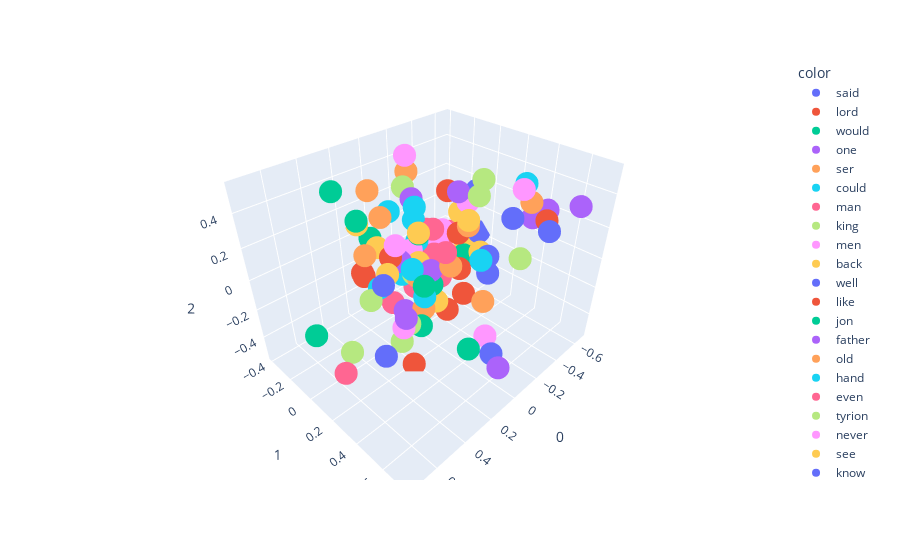

Notebook cell for this chart:
### Code cell
fig.show()

### Figure 1 — Plotly figure (JSON) as saved in the notebook; plotly's stock layout.template omitted (floating-point values rounded to 4 significant figures)
{"data": [{"hovertemplate": "color=said<br>0=%{x}<br>1=%{y}<br>2=%{z}<extra></extra>", "legendgroup": "said", "marker": {"color": "#636efa", "symbol": "circle"}, "mode": "markers", "name": "said", "scene": "scene", "showlegend": true, "type": "scatter3d", "x": [-0.4785], "y": [0.03554], "z": [0.2456]}, {"hovertemplate": "color=lord<br>0=%{x}<br>1=%{y}<br>2=%{z}<extra></extra>", "legendgroup": "lord", "marker": {"color": "#EF553B", "symbol": "circle"}, "mode": "markers", "name": "lord", "scene": "scene", "showlegend": true, "type": "scatter3d", "x": [-0.3903], "y": [0.5792], "z": [0.2939]}, {"hovertemplate": "color=would<br>0=%{x}<br>1=%{y}<br>2=%{z}<extra></extra>", "legendgroup": "would", "marker": {"color": "#00cc96", "symbol": "circle"}, "mode": "markers", "name": "would", "scene": "scene", "showlegend": true, "type": "scatter3d", "x": [-0.5292], "y": [-0.08883], "z": [-0.2929]}, {"hovertemplate": "color=one<br>0=%{x}<br>1=%{y}<br>2=%{z}<extra></extra>", "legendgroup": "one", "marker": {"color": "#ab63fa", "symbol": "circle"}, "mode": "markers", "name": "one", "scene": "scene", "showlegend": true, "type": "scatter3d", "x": [-0.0001634], "y": [0.131], "z": [-0.04672]}, {"hovertemplate": "color=ser<br>0=%{x}<br>1=%{y}<br>2=%{z}<extra></extra>", "legendgroup": "ser", "marker": {"color": "#FFA15A", "symbol": "circle"}, "mode": "markers", "name": "ser", "scene": "scene", "showlegend": true, "type": "scatter3d", "x": [-0.2716], "y": [0.552], "z": [0.4324]}, {"hovertemplate": "color=could<br>0=%{x}<br>1=%{y}<br>2=%{z}<extra></extra>", "legendgroup": "could", "marker": {"color": "#19d3f3", "symbol": "circle"}, "mode": "markers", "name": "could", "scene": "scene", "showlegend": true, "type": "scatter3d", "x": [-0.05208], "y": [-0.1698], "z": [-0.2523]}, {"hovertemplate": "color=man<br>0=%{x}<br>1=%{y}<br>2=%{z}<extra></extra>", "legendgroup": "man", "marker": {"color": "#FF6692", "symbol": "circle"}, "mode": "markers", "name": "man", "scene": "scene", "showlegend": true, "type": "scatter3d", "x": [-0.06331], "y": [0.082], "z": [0.173]}, {"hovertemplate": "color=king<br>0=%{x}<br>1=%{y}<br>2=%{z}<extra></extra>", "legendgroup": "king", "marker": {"color": "#B6E880", "symbol": "circle"}, "mode": "markers", "name": "king", "scene": "scene", "showlegend": true, "type": "scatter3d", "x": [-0.3409], "y": [0.479], "z": [0.03618]}, {"hovertemplate": "color=men<br>0=%{x}<br>1=%{y}<br>2=%{z}<extra></extra>", "legendgroup": "men", "marker": {"color": "#FF97FF", "symbol": "circle"}, "mode": "markers", "name": "men", "scene": "scene", "showlegend": true, "type": "scatter3d", "x": [-0.09258], "y": [0.4704], "z": [-0.3755]}, {"hovertemplate": "color=back<br>0=%{x}<br>1=%{y}<br>2=%{z}<extra></extra>", "legendgroup": "back", "marker": {"color": "#FECB52", "symbol": "circle"}, "mode": "markers", "name": "back", "scene": "scene", "showlegend": true, "type": "scatter3d", "x": [0.232], "y": [0.03585], "z": [-0.003688]}, {"hovertemplate": "color=well<br>0=%{x}<br>1=%{y}<br>2=%{z}<extra></extra>", "legendgroup": "well", "marker": {"color": "#636efa", "symbol": "circle"}, "mode": "markers", "name": "well", "scene": "scene", "showlegend": true, "type": "scatter3d", "x": [-0.5022], "y": [0.1348], "z": [-0.1857]}, {"hovertemplate": "color=like<br>0=%{x}<br>1=%{y}<br>2=%{z}<extra></extra>", "legendgroup": "like", "marker": {"color": "#EF553B", "symbol": "circle"}, "mode": "markers", "name": "like", "scene": "scene", "showlegend": true, "type": "scatter3d", "x": [0.2386], "y": [-0.168], "z": [-0.1186]}, {"hovertemplate": "color=jon<br>0=%{x}<br>1=%{y}<br>2=%{z}<extra></extra>", "legendgroup": "jon", "marker": {"color": "#00cc96", "symbol": "circle"}, "mode": "markers", "name": "jon", "scene": "scene", "showlegend": true, "type": "scatter3d", "x": [-0.04751], "y": [-0.01286], "z": [0.1084]}, {"hovertemplate": "color=father<br>0=%{x}<br>1=%{y}<br>2=%{z}<extra></extra>", "legendgroup": "father", "marker": {"color": "#ab63fa", "symbol": "circle"}, "mode": "markers", "name": "father", "scene": "scene", "showlegend": true, "type": "scatter3d", "x": [-0.6436], "y": [0.3337], "z": [0.1126]}, {"hovertemplate": "color=old<br>0=%{x}<br>1=%{y}<br>2=%{z}<extra></extra>", "legendgroup": "old", "marker": {"color": "#FFA15A", "symbol": "circle"}, "mode": "markers", "name": "old", "scene": "scene", "showlegend": true, "type": "scatter3d", "x": [-0.02653], "y": [0.2557], "z": [0.03165]}, {"hovertemplate": "color=hand<br>0=%{x}<br>1=%{y}<br>2=%{z}<extra></extra>", "legendgroup": "hand", "marker": {"color": "#19d3f3", "symbol": "circle"}, "mode": "markers", "name": "hand", "scene": "scene", "showlegend": true, "type": "scatter3d", "x": [0.1143], "y": [0.1301], "z": [0.3931]}, {"hovertemplate": "color=even<br>0=%{x}<br>1=%{y}<br>2=%{z}<extra></extra>", "legendgroup": "even", "marker": {"color": "#FF6692", "symbol": "circle"}, "mode": "markers", "name": "even", "scene": "scene", "showlegend": true, "type": "scatter3d", "x": [-0.1108], "y": [-0.1218], "z": [-0.352]}, {"hovertemplate": "color=tyrion<br>0=%{x}<br>1=%{y}<br>2=%{z}<extra></extra>", "legendgroup": "tyrion", "marker": {"color": "#B6E880", "symbol": "circle"}, "mode": "markers", "name": "tyrion", "scene": "scene", "showlegend": true, "type": "scatter3d", "x": [-0.08813], "y": [-0.1821], "z": [0.3259]}, {"hovertemplate": "color=never<br>0=%{x}<br>1=%{y}<br>2=%{z}<extra></extra>", "legendgroup": "never", "marker": {"color": "#FF97FF", "symbol": "circle"}, "mode": "markers", "name": "never", "scene": "scene", "showlegend": true, "type": "scatter3d", "x": [-0.4456], "y": [-0.2119], "z": [-0.1144]}, {"hovertemplate": "color=see<br>0=%{x}<br>1=%{y}<br>2=%{z}<extra></extra>", "legendgroup": "see", "marker": {"color": "#FECB52", "symbol": "circle"}, "mode": "markers", "name": "see", "scene": "scene", "showlegend": true, "type": "scatter3d", "x": [-0.1102], "y": [-0.08399], "z": [-0.15]}, {"hovertemplate": "color=know<br>0=%{x}<br>1=%{y}<br>2=%{z}<extra></extra>", "legendgroup": "know", "marker": {"color": "#636efa", "symbol": "circle"}, "mode": "markers", "name": "know", "scene": "scene", "showlegend": true, "type": "scatter3d", "x": [-0.6653], "y": [-0.08189], "z": [-0.1678]}, {"hovertemplate": "color=made<br>0=%{x}<br>1=%{y}<br>2=%{z}<extra></extra>", "legendgroup": "made", "marker": {"color": "#EF553B", "symbol": "circle"}, "mode": "markers", "name": "made", "scene": "scene", "showlegend": true, "type": "scatter3d", "x": [0.06825], "y": [-0.1307], "z": [-0.05014]}, {"hovertemplate": "color=eyes<br>0=%{x}<br>1=%{y}<br>2=%{z}<extra></extra>", "legendgroup": "eyes", "marker": {"color": "#00cc96", "symbol": "circle"}, "mode": "markers", "name": "eyes", "scene": "scene", "showlegend": true, "type": "scatter3d", "x": [0.2635], "y": [-0.1602], "z": [0.257]}, {"hovertemplate": "color=black<br>0=%{x}<br>1=%{y}<br>2=%{z}<extra></extra>", "legendgroup": "black", "marker": {"color": "#ab63fa", "symbol": "circle"}, "mode": "markers", "name": "black", "scene": "scene", "showlegend": true, "type": "scatter3d", "x": [0.4291], "y": [0.3985], "z": [0.02783]}, {"hovertemplate": "color=told<br>0=%{x}<br>1=%{y}<br>2=%{z}<extra></extra>", "legendgroup": "told", "marker": {"color": "#FFA15A", "symbol": "circle"}, "mode": "markers", "name": "told", "scene": "scene", "showlegend": true, "type": "scatter3d", "x": [-0.5014], "y": [-0.03578], "z": [-0.03538]}, {"hovertemplate": "color=lady<br>0=%{x}<br>1=%{y}<br>2=%{z}<extra></extra>", "legendgroup": "lady", "marker": {"color": "#19d3f3", "symbol": "circle"}, "mode": "markers", "name": "lady", "scene": "scene", "showlegend": true, "type": "scatter3d", "x": [-0.4312], "y": [0.4059], "z": [0.4293]}, {"hovertemplate": "color=thought<br>0=%{x}<br>1=%{y}<br>2=%{z}<extra></extra>", "legendgroup": "thought", "marker": {"color": "#FF6692", "symbol": "circle"}, "mode": "markers", "name": "thought", "scene": "scene", "showlegend": true, "type": "scatter3d", "x": [-0.3012], "y": [-0.2147], "z": [-0.05143]}, {"hovertemplate": "color=time<br>0=%{x}<br>1=%{y}<br>2=%{z}<extra></extra>", "legendgroup": "time", "marker": {"color": "#B6E880", "symbol": "circle"}, "mode": "markers", "name": "time", "scene": "scene", "showlegend": true, "type": "scatter3d", "x": [-0.04234], "y": [-0.05762], "z": [-0.185]}, {"hovertemplate": "color=long<br>0=%{x}<br>1=%{y}<br>2=%{z}<extra></extra>", "legendgroup": "long", "marker": {"color": "#FF97FF", "symbol": "circle"}, "mode": "markers", "name": "long", "scene": "scene", "showlegend": true, "type": "scatter3d", "x": [0.2625], "y": [0.1865], "z": [-0.2698]}, {"hovertemplate": "color=might<br>0=%{x}<br>1=%{y}<br>2=%{z}<extra></extra>", "legendgroup": "might", "marker": {"color": "#FECB52", "symbol": "circle"}, "mode": "markers", "name": "might", "scene": "scene", "showlegend": true, "type": "scatter3d", "x": [-0.5575], "y": [-0.103], "z": [-0.2636]}, {"hovertemplate": "color=us<br>0=%{x}<br>1=%{y}<br>2=%{z}<extra></extra>", "legendgroup": "us", "marker": {"color": "#636efa", "symbol": "circle"}, "mode": "markers", "name": "us", "scene": "scene", "showlegend": true, "type": "scatter3d", "x": [-0.5289], "y": [0.1234], "z": [-0.3361]}, {"hovertemplate": "color=come<br>0=%{x}<br>1=%{y}<br>2=%{z}<extra></extra>", "legendgroup": "come", "marker": {"color": "#EF553B", "symbol": "circle"}, "mode": "markers", "name": "come", "scene": "scene", "showlegend": true, "type": "scatter3d", "x": [-0.3792], "y": [0.05326], "z": [-0.4576]}, {"hovertemplate": "color=face<br>0=%{x}<br>1=%{y}<br>2=%{z}<extra></extra>", "legendgroup": "face", "marker": {"color": "#00cc96", "symbol": "circle"}, "mode": "markers", "name": "face", "scene": "scene", "showlegend": true, "type": "scatter3d", "x": [0.3433], "y": [-0.2418], "z": [0.4267]}, {"hovertemplate": "color=still<br>0=%{x}<br>1=%{y}<br>2=%{z}<extra></extra>", "legendgroup": "still", "marker": {"color": "#ab63fa", "symbol": "circle"}, "mode": "markers", "name": "still", "scene": "scene", "showlegend": true, "type": "scatter3d", "x": [0.09533], "y": [0.01076], "z": [-0.3499]}, {"hovertemplate": "color=head<br>0=%{x}<br>1=%{y}<br>2=%{z}<extra></extra>", "legendgroup": "head", "marker": {"color": "#FFA15A", "symbol": "circle"}, "mode": "markers", "name": "head", "scene": "scene", "showlegend": true, "type": "scatter3d", "x": [0.316], "y": [0.02504], "z": [0.5165]}, {"hovertemplate": "color=red<br>0=%{x}<br>1=%{y}<br>2=%{z}<extra></extra>", "legendgroup": "red", "marker": {"color": "#19d3f3", "symbol": "circle"}, "mode": "markers", "name": "red", "scene": "scene", "showlegend": true, "type": "scatter3d", "x": [0.3212], "y": [0.3301], "z": [0.2202]}, {"hovertemplate": "color=way<br>0=%{x}<br>1=%{y}<br>2=%{z}<extra></extra>", "legendgroup": "way", "marker": {"color": "#FF6692", "symbol": "circle"}, "mode": "markers", "name": "way", "scene": "scene", "showlegend": true, "type": "scatter3d", "x": [0.1055], "y": [-0.08238], "z": [-0.3366]}, {"hovertemplate": "color=boy<br>0=%{x}<br>1=%{y}<br>2=%{z}<extra></extra>", "legendgroup": "boy", "marker": {"color": "#B6E880", "symbol": "circle"}, "mode": "markers", "name": "boy", "scene": "scene", "showlegend": true, "type": "scatter3d", "x": [-0.298], "y": [0.2025], "z": [0.3328]}, {"hovertemplate": "color=page<br>0=%{x}<br>1=%{y}<br>2=%{z}<extra></extra>", "legendgroup": "page", "marker": {"color": "#FF97FF", "symbol": "circle"}, "mode": "markers", "name": "page", "scene": "scene", "showlegend": true, "type": "scatter3d", "x": [-0.2589], "y": [0.1571], "z": [0.2949]}, {"hovertemplate": "color=must<br>0=%{x}<br>1=%{y}<br>2=%{z}<extra></extra>", "legendgroup": "must", "marker": {"color": "#FECB52", "symbol": "circle"}, "mode": "markers", "name": "must", "scene": "scene", "showlegend": true, "type": "scatter3d", "x": [-0.6059], "y": [-0.0121], "z": [-0.2703]}, {"hovertemplate": "color=queen<br>0=%{x}<br>1=%{y}<br>2=%{z}<extra></extra>", "legendgroup": "queen", "marker": {"color": "#636efa", "symbol": "circle"}, "mode": "markers", "name": "queen", "scene": "scene", "showlegend": true, "type": "scatter3d", "x": [-0.4832], "y": [0.3055], "z": [0.1612]}, {"hovertemplate": "color=good<br>0=%{x}<br>1=%{y}<br>2=%{z}<extra></extra>", "legendgroup": "good", "marker": {"color": "#EF553B", "symbol": "circle"}, "mode": "markers", "name": "good", "scene": "scene", "showlegend": true, "type": "scatter3d", "x": [-0.4694], "y": [-0.09045], "z": [-0.09851]}, {"hovertemplate": "color=two<br>0=%{x}<br>1=%{y}<br>2=%{z}<extra></extra>", "legendgroup": "two", "marker": {"color": "#00cc96", "symbol": "circle"}, "mode": "markers", "name": "two", "scene": "scene", "showlegend": true, "type": "scatter3d", "x": [0.1725], "y": [0.5725], "z": [-0.2257]}, {"hovertemplate": "color=brother<br>0=%{x}<br>1=%{y}<br>2=%{z}<extra></extra>", "legendgroup": "brother", "marker": {"color": "#ab63fa", "symbol": "circle"}, "mode": "markers", "name": "brother", "scene": "scene", "showlegend": true, "type": "scatter3d", "x": [-0.5453], "y": [0.4847], "z": [0.2595]}, {"hovertemplate": "color=night<br>0=%{x}<br>1=%{y}<br>2=%{z}<extra></extra>", "legendgroup": "night", "marker": {"color": "#FFA15A", "symbol": "circle"}, "mode": "markers", "name": "night", "scene": "scene", "showlegend": true, "type": "scatter3d", "x": [0.02368], "y": [0.09633], "z": [-0.3258]}, {"hovertemplate": "color=little<br>0=%{x}<br>1=%{y}<br>2=%{z}<extra></extra>", "legendgroup": "little", "marker": {"color": "#19d3f3", "symbol": "circle"}, "mode": "markers", "name": "little", "scene": "scene", "showlegend": true, "type": "scatter3d", "x": [-0.1227], "y": [-0.1353], "z": [0.1198]}, {"hovertemplate": "color=took<br>0=%{x}<br>1=%{y}<br>2=%{z}<extra></extra>", "legendgroup": "took", "marker": {"color": "#FF6692", "symbol": "circle"}, "mode": "markers", "name": "took", "scene": "scene", "showlegend": true, "type": "scatter3d", "x": [-0.01141], "y": [0.2297], "z": [0.1135]}, {"hovertemplate": "color=came<br>0=%{x}<br>1=%{y}<br>2=%{z}<extra></extra>", "legendgroup": "came", "marker": {"color": "#B6E880", "symbol": "circle"}, "mode": "markers", "name": "came", "scene": "scene", "showlegend": true, "type": "scatter3d", "x": [0.2648], "y": [0.1698], "z": [-0.3801]}, {"hovertemplate": "color=though<br>0=%{x}<br>1=%{y}<br>2=%{z}<extra></extra>", "legendgroup": "though", "marker": {"color": "#FF97FF", "symbol": "circle"}, "mode": "markers", "name": "though", "scene": "scene", "showlegend": true, "type": "scatter3d", "x": [-0.1904], "y": [-0.2354], "z": [-0.165]}, {"hovertemplate": "color=say<br>0=%{x}<br>1=%{y}<br>2=%{z}<extra></extra>", "legendgroup": "say", "marker": {"color": "#FECB52", "symbol": "circle"}, "mode": "markers", "name": "say", "scene": "scene", "showlegend": true, "type": "scatter3d", "x": [-0.6016], "y": [-0.2024], "z": [-0.03923]}, {"hovertemplate": "color=three<br>0=%{x}<br>1=%{y}<br>2=%{z}<extra></extra>", "legendgroup": "three", "marker": {"color": "#636efa", "symbol": "circle"}, "mode": "markers", "name": "three", "scene": "scene", "showlegend": true, "type": "scatter3d", "x": [0.07455], "y": [0.6439], "z": [-0.2775]}, {"hovertemplate": "color=away<br>0=%{x}<br>1=%{y}<br>2=%{z}<extra></extra>", "legendgroup": "away", "marker": {"color": "#EF553B", "symbol": "circle"}, "mode": "markers", "name": "away", "scene": "scene", "showlegend": true, "type": "scatter3d", "x": [0.2549], "y": [-0.1583], "z": [-0.08041]}, {"hovertemplate": "color=dead<br>0=%{x}<br>1=%{y}<br>2=%{z}<extra></extra>", "legendgroup": "dead", "marker": {"color": "#00cc96", "symbol": "circle"}, "mode": "markers", "name": "dead", "scene": "scene", "showlegend": true, "type": "scatter3d", "x": [-0.06165], "y": [0.07819], "z": [-0.2047]}, {"hovertemplate": "color=son<br>0=%{x}<br>1=%{y}<br>2=%{z}<extra></extra>", "legendgroup": "son", "marker": {"color": "#ab63fa", "symbol": "circle"}, "mode": "markers", "name": "son", "scene": "scene", "showlegend": true, "type": "scatter3d", "x": [-0.4615], "y": [0.7137], "z": [0.3992]}, {"hovertemplate": "color=blood<br>0=%{x}<br>1=%{y}<br>2=%{z}<extra></extra>", "legendgroup": "blood", "marker": {"color": "#FFA15A", "symbol": "circle"}, "mode": "markers", "name": "blood", "scene": "scene", "showlegend": true, "type": "scatter3d", "x": [0.2444], "y": [-0.1358], "z": [0.04216]}, {"hovertemplate": "color=take<br>0=%{x}<br>1=%{y}<br>2=%{z}<extra></extra>", "legendgroup": "take", "marker": {"color": "#19d3f3", "symbol": "circle"}, "mode": "markers", "name": "take", "scene": "scene", "showlegend": true, "type": "scatter3d", "x": [-0.4166], "y": [0.1495], "z": [-0.1691]}, {"hovertemplate": "color=go<br>0=%{x}<br>1=%{y}<br>2=%{z}<extra></extra>", "legendgroup": "go", "marker": {"color": "#FF6692", "symbol": "circle"}, "mode": "markers", "name": "go", "scene": "scene", "showlegend": true, "type": "scatter3d", "x": [-0.2791], "y": [-0.2129], "z": [-0.2948]}, {"hovertemplate": "color=half<br>0=%{x}<br>1=%{y}<br>2=%{z}<extra></extra>", "legendgroup": "half", "marker": {"color": "#B6E880", "symbol": "circle"}, "mode": "markers", "name": "half", "scene": "scene", "showlegend": true, "type": "scatter3d", "x": [0.2095], "y": [0.1759], "z": [-0.281]}, {"hovertemplate": "color=make<br>0=%{x}<br>1=%{y}<br>2=%{z}<extra></extra>", "legendgroup": "make", "marker": {"color": "#FF97FF", "symbol": "circle"}, "mode": "markers", "name": "make", "scene": "scene", "showlegend": true, "type": "scatter3d", "x": [-0.421], "y": [-0.2255], "z": [-0.221]}, {"hovertemplate": "color=arya<br>0=%{x}<br>1=%{y}<br>2=%{z}<extra></extra>", "legendgroup": "arya", "marker": {"color": "#FECB52", "symbol": "circle"}, "mode": "markers", "name": "arya", "scene": "scene", "showlegend": true, "type": "scatter3d", "x": [0.0973], "y": [-0.3925], "z": [0.07085]}, {"hovertemplate": "color=saw<br>0=%{x}<br>1=%{y}<br>2=%{z}<extra></extra>", "legendgroup": "saw", "marker": {"color": "#636efa", "symbol": "circle"}, "mode": "markers", "name": "saw", "scene": "scene", "showlegend": true, "type": "scatter3d", "x": [0.3016], "y": [0.08198], "z": [-0.01587]}, {"hovertemplate": "color=day<br>0=%{x}<br>1=%{y}<br>2=%{z}<extra></extra>", "legendgroup": "day", "marker": {"color": "#EF553B", "symbol": "circle"}, "mode": "markers", "name": "day", "scene": "scene", "showlegend": true, "type": "scatter3d", "x": [-0.1089], "y": [0.1608], "z": [-0.3717]}, {"hovertemplate": "color=white<br>0=%{x}<br>1=%{y}<br>2=%{z}<extra></extra>", "legendgroup": "white", "marker": {"color": "#00cc96", "symbol": "circle"}, "mode": "markers", "name": "white", "scene": "scene", "showlegend": true, "type": "scatter3d", "x": [0.4203], "y": [0.5127], "z": [0.2728]}, {"hovertemplate": "color=jaime<br>0=%{x}<br>1=%{y}<br>2=%{z}<extra></extra>", "legendgroup": "jaime", "marker": {"color": "#ab63fa", "symbol": "circle"}, "mode": "markers", "name": "jaime", "scene": "scene", "showlegend": true, "type": "scatter3d", "x": [-0.2431], "y": [0.1005], "z": [0.3403]}, {"hovertemplate": "color=first<br>0=%{x}<br>1=%{y}<br>2=%{z}<extra></extra>", "legendgroup": "first", "marker": {"color": "#FFA15A", "symbol": "circle"}, "mode": "markers", "name": "first", "scene": "scene", "showlegend": true, "type": "scatter3d", "x": [-0.1908], "y": [0.3613], "z": [-0.2438]}, {"hovertemplate": "color=look<br>0=%{x}<br>1=%{y}<br>2=%{z}<extra></extra>", "legendgroup": "look", "marker": {"color": "#19d3f3", "symbol": "circle"}, "mode": "markers", "name": "look", "scene": "scene", "showlegend": true, "type": "scatter3d", "x": [-0.008626], "y": [-0.2216], "z": [0.1846]}, {"hovertemplate": "color=want<br>0=%{x}<br>1=%{y}<br>2=%{z}<extra></extra>", "legendgroup": "want", "marker": {"color": "#FF6692", "symbol": "circle"}, "mode": "markers", "name": "want", "scene": "scene", "showlegend": true, "type": "scatter3d", "x": [-0.5438], "y": [-0.2384], "z": [-0.179]}, {"hovertemplate": "color=much<br>0=%{x}<br>1=%{y}<br>2=%{z}<extra></extra>", "legendgroup": "much", "marker": {"color": "#B6E880", "symbol": "circle"}, "mode": "markers", "name": "much", "scene": "scene", "showlegend": true, "type": "scatter3d", "x": [-0.483], "y": [-0.3053], "z": [-0.1845]}, {"hovertemplate": "color=enough<br>0=%{x}<br>1=%{y}<br>2=%{z}<extra></extra>", "legendgroup": "enough", "marker": {"color": "#FF97FF", "symbol": "circle"}, "mode": "markers", "name": "enough", "scene": "scene", "showlegend": true, "type": "scatter3d", "x": [-0.1968], "y": [-0.1368], "z": [-0.2852]}, {"hovertemplate": "color=sword<br>0=%{x}<br>1=%{y}<br>2=%{z}<extra></extra>", "legendgroup": "sword", "marker": {"color": "#FECB52", "symbol": "circle"}, "mode": "markers", "name": "sword", "scene": "scene", "showlegend": true, "type": "scatter3d", "x": [0.1128], "y": [0.1557], "z": [0.255]}, {"hovertemplate": "color=tell<br>0=%{x}<br>1=%{y}<br>2=%{z}<extra></extra>", "legendgroup": "tell", "marker": {"color": "#636efa", "symbol": "circle"}, "mode": "markers", "name": "tell", "scene": "scene", "showlegend": true, "type": "scatter3d", "x": [-0.6582], "y": [-0.1994], "z": [-0.1178]}, {"hovertemplate": "color=girl<br>0=%{x}<br>1=%{y}<br>2=%{z}<extra></extra>", "legendgroup": "girl", "marker": {"color": "#EF553B", "symbol": "circle"}, "mode": "markers", "name": "girl", "scene": "scene", "showlegend": true, "type": "scatter3d", "x": [-0.2522], "y": [0.01084], "z": [0.3122]}, {"hovertemplate": "color=bran<br>0=%{x}<br>1=%{y}<br>2=%{z}<extra></extra>", "legendgroup": "bran", "marker": {"color": "#00cc96", "symbol": "circle"}, "mode": "markers", "name": "bran", "scene": "scene", "showlegend": true, "type": "scatter3d", "x": [0.02753], "y": [-0.3654], "z": [-0.04035]}, {"hovertemplate": "color=great<br>0=%{x}<br>1=%{y}<br>2=%{z}<extra></extra>", "legendgroup": "great", "marker": {"color": "#ab63fa", "symbol": "circle"}, "mode": "markers", "name": "great", "scene": "scene", "showlegend": true, "type": "scatter3d", "x": [0.1363], "y": [0.7385], "z": [-0.2649]}, {"hovertemplate": "color=looked<br>0=%{x}<br>1=%{y}<br>2=%{z}<extra></extra>", "legendgroup": "looked", "marker": {"color": "#FFA15A", "symbol": "circle"}, "mode": "markers", "name": "looked", "scene": "scene", "showlegend": true, "type": "scatter3d", "x": [0.1853], "y": [-0.05598], "z": [0.2891]}, {"hovertemplate": "color=left<br>0=%{x}<br>1=%{y}<br>2=%{z}<extra></extra>", "legendgroup": "left", "marker": {"color": "#19d3f3", "symbol": "circle"}, "mode": "markers", "name": "left", "scene": "scene", "showlegend": true, "type": "scatter3d", "x": [0.1856], "y": [0.2722], "z": [-0.04984]}, {"hovertemplate": "color=knew<br>0=%{x}<br>1=%{y}<br>2=%{z}<extra></extra>", "legendgroup": "knew", "marker": {"color": "#FF6692", "symbol": "circle"}, "mode": "markers", "name": "knew", "scene": "scene", "showlegend": true, "type": "scatter3d", "x": [-0.3562], "y": [-0.1962], "z": [-0.2553]}, {"hovertemplate": "color=asked<br>0=%{x}<br>1=%{y}<br>2=%{z}<extra></extra>", "legendgroup": "asked", "marker": {"color": "#B6E880", "symbol": "circle"}, "mode": "markers", "name": "asked", "scene": "scene", "showlegend": true, "type": "scatter3d", "x": [-0.5006], "y": [0.0651], "z": [0.3159]}, {"hovertemplate": "color=gave<br>0=%{x}<br>1=%{y}<br>2=%{z}<extra></extra>", "legendgroup": "gave", "marker": {"color": "#FF97FF", "symbol": "circle"}, "mode": "markers", "name": "gave", "scene": "scene", "showlegend": true, "type": "scatter3d", "x": [-0.07012], "y": [-0.1354], "z": [0.531]}, {"hovertemplate": "color=maester<br>0=%{x}<br>1=%{y}<br>2=%{z}<extra></extra>", "legendgroup": "maester", "marker": {"color": "#FECB52", "symbol": "circle"}, "mode": "markers", "name": "maester", "scene": "scene", "showlegend": true, "type": "scatter3d", "x": [-0.1563], "y": [0.2557], "z": [0.2595]}, {"hovertemplate": "color=called<br>0=%{x}<br>1=%{y}<br>2=%{z}<extra></extra>", "legendgroup": "called", "marker": {"color": "#636efa", "symbol": "circle"}, "mode": "markers", "name": "called", "scene": "scene", "showlegend": true, "type": "scatter3d", "x": [-0.2264], "y": [0.6971], "z": [0.3489]}, {"hovertemplate": "color=wall<br>0=%{x}<br>1=%{y}<br>2=%{z}<extra></extra>", "legendgroup": "wall", "marker": {"color": "#EF553B", "symbol": "circle"}, "mode": "markers", "name": "wall", "scene": "scene", "showlegend": true, "type": "scatter3d", "x": [0.2315], "y": [0.2272], "z": [-0.5401]}, {"hovertemplate": "color=every<br>0=%{x}<br>1=%{y}<br>2=%{z}<extra></extra>", "legendgroup": "every", "marker": {"color": "#00cc96", "symbol": "circle"}, "mode": "markers", "name": "every", "scene": "scene", "showlegend": true, "type": "scatter3d", "x": [0.1162], "y": [0.1704], "z": [-0.356]}, {"hovertemplate": "color=heard<br>0=%{x}<br>1=%{y}<br>2=%{z}<extra></extra>", "legendgroup": "heard", "marker": {"color": "#ab63fa", "symbol": "circle"}, "mode": "markers", "name": "heard", "scene": "scene", "showlegend": true, "type": "scatter3d", "x": [-0.02952], "y": [-0.1588], "z": [-0.1389]}, {"hovertemplate": "color=sansa<br>0=%{x}<br>1=%{y}<br>2=%{z}<extra></extra>", "legendgroup": "sansa", "marker": {"color": "#FFA15A", "symbol": "circle"}, "mode": "markers", "name": "sansa", "scene": "scene", "showlegend": true, "type": "scatter3d", "x": [-0.1945], "y": [-0.2671], "z": [0.3581]}, {"hovertemplate": "color=let<br>0=%{x}<br>1=%{y}<br>2=%{z}<extra></extra>", "legendgroup": "let", "marker": {"color": "#19d3f3", "symbol": "circle"}, "mode": "markers", "name": "let", "scene": "scene", "showlegend": true, "type": "scatter3d", "x": [-0.2479], "y": [-0.2428], "z": [-0.127]}, {"hovertemplate": "color=yet<br>0=%{x}<br>1=%{y}<br>2=%{z}<extra></extra>", "legendgroup": "yet", "marker": {"color": "#FF6692", "symbol": "circle"}, "mode": "markers", "name": "yet", "scene": "scene", "showlegend": true, "type": "scatter3d", "x": [-0.2897], "y": [-0.07201], "z": [-0.3376]}, {"hovertemplate": "color=went<br>0=%{x}<br>1=%{y}<br>2=%{z}<extra></extra>", "legendgroup": "went", "marker": {"color": "#B6E880", "symbol": "circle"}, "mode": "markers", "name": "went", "scene": "scene", "showlegend": true, "type": "scatter3d", "x": [0.3436], "y": [0.01969], "z": [-0.1283]}, {"hovertemplate": "color=turned<br>0=%{x}<br>1=%{y}<br>2=%{z}<extra></extra>", "legendgroup": "turned", "marker": {"color": "#FF97FF", "symbol": "circle"}, "mode": "markers", "name": "turned", "scene": "scene", "showlegend": true, "type": "scatter3d", "x": [0.2438], "y": [0.1243], "z": [0.224]}, {"hovertemplate": "color=dany<br>0=%{x}<br>1=%{y}<br>2=%{z}<extra></extra>", "legendgroup": "dany", "marker": {"color": "#FECB52", "symbol": "circle"}, "mode": "markers", "name": "dany", "scene": "scene", "showlegend": true, "type": "scatter3d", "x": [0.08565], "y": [-0.2284], "z": [-0.01992]}, {"hovertemplate": "color=behind<br>0=%{x}<br>1=%{y}<br>2=%{z}<extra></extra>", "legendgroup": "behind", "marker": {"color": "#636efa", "symbol": "circle"}, "mode": "markers", "name": "behind", "scene": "scene", "showlegend": true, "type": "scatter3d", "x": [0.5437], "y": [0.3745], "z": [-0.1546]}, {"hovertemplate": "color=need<br>0=%{x}<br>1=%{y}<br>2=%{z}<extra></extra>", "legendgroup": "need", "marker": {"color": "#EF553B", "symbol": "circle"}, "mode": "markers", "name": "need", "scene": "scene", "showlegend": true, "type": "scatter3d", "x": [-0.4627], "y": [-0.06285], "z": [-0.359]}, {"hovertemplate": "color=around<br>0=%{x}<br>1=%{y}<br>2=%{z}<extra></extra>", "legendgroup": "around", "marker": {"color": "#00cc96", "symbol": "circle"}, "mode": "markers", "name": "around", "scene": "scene", "showlegend": true, "type": "scatter3d", "x": [0.7362], "y": [0.09253], "z": [-0.08079]}, {"hovertemplate": "color=woman<br>0=%{x}<br>1=%{y}<br>2=%{z}<extra></extra>", "legendgroup": "woman", "marker": {"color": "#ab63fa", "symbol": "circle"}, "mode": "markers", "name": "woman", "scene": "scene", "showlegend": true, "type": "scatter3d", "x": [-0.08033], "y": [-0.1043], "z": [0.2835]}, {"hovertemplate": "color=another<br>0=%{x}<br>1=%{y}<br>2=%{z}<extra></extra>", "legendgroup": "another", "marker": {"color": "#FFA15A", "symbol": "circle"}, "mode": "markers", "name": "another", "scene": "scene", "showlegend": true, "type": "scatter3d", "x": [0.001248], "y": [0.02804], "z": [-0.1435]}, {"hovertemplate": "color=snow<br>0=%{x}<br>1=%{y}<br>2=%{z}<extra></extra>", "legendgroup": "snow", "marker": {"color": "#19d3f3", "symbol": "circle"}, "mode": "markers", "name": "snow", "scene": "scene", "showlegend": true, "type": "scatter3d", "x": [0.261], "y": [-0.005479], "z": [-0.1018]}, {"hovertemplate": "color=beneath<br>0=%{x}<br>1=%{y}<br>2=%{z}<extra></extra>", "legendgroup": "beneath", "marker": {"color": "#FF6692", "symbol": "circle"}, "mode": "markers", "name": "beneath", "scene": "scene", "showlegend": true, "type": "scatter3d", "x": [0.7404], "y": [0.3162], "z": [-0.1675]}, {"hovertemplate": "color=across<br>0=%{x}<br>1=%{y}<br>2=%{z}<extra></extra>", "legendgroup": "across", "marker": {"color": "#B6E880", "symbol": "circle"}, "mode": "markers", "name": "across", "scene": "scene", "showlegend": true, "type": "scatter3d", "x": [0.669], "y": [0.281], "z": [-0.1064]}, {"hovertemplate": "color=knight<br>0=%{x}<br>1=%{y}<br>2=%{z}<extra></extra>", "legendgroup": "knight", "marker": {"color": "#FF97FF", "symbol": "circle"}, "mode": "markers", "name": "knight", "scene": "scene", "showlegend": true, "type": "scatter3d", "x": [-0.248], "y": [0.5156], "z": [0.4969]}, {"hovertemplate": "color=keep<br>0=%{x}<br>1=%{y}<br>2=%{z}<extra></extra>", "legendgroup": "keep", "marker": {"color": "#FECB52", "symbol": "circle"}, "mode": "markers", "name": "keep", "scene": "scene", "showlegend": true, "type": "scatter3d", "x": [-0.08244], "y": [0.09823], "z": [-0.3287]}], "layout": {"legend": {"title": {"text": "color"}, "tracegroupgap": 0}, "margin": {"t": 60}, "scene": {"domain": {"x": [0, 1], "y": [0, 1]}, "xaxis": {"title": {"text": "0"}}, "yaxis": {"title": {"text": "1"}}, "zaxis": {"title": {"text": "2"}}}}}
